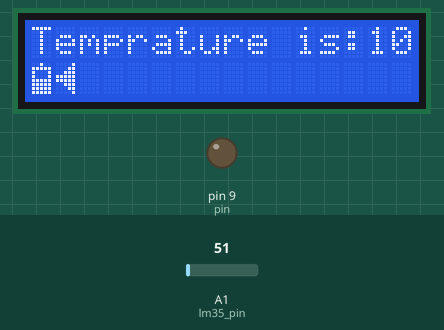
The sketch below on a simulated Arduino Uno, built with avr-gcc and run on an emulated ATmega328P. On the bench: 16×2 character LCD, output pins drawn as LEDs (lit = HIGH). The inputs (shaded band) are chosen by the test bench; at power-on: A1 (lm35_pin) = 51.

Above: at 1.2 s.
1.3 s: A1 (lm35_pin) set to 61
At 2.5 s:
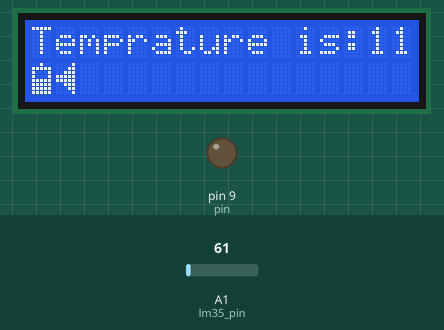
3.5 s: A1 (lm35_pin) set to 86
At 5.2 s:
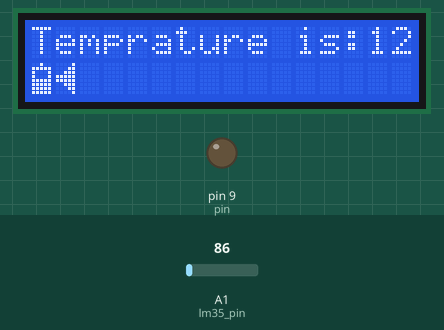
5.5 s: A1 (lm35_pin) set to 112
At 7.3 s:
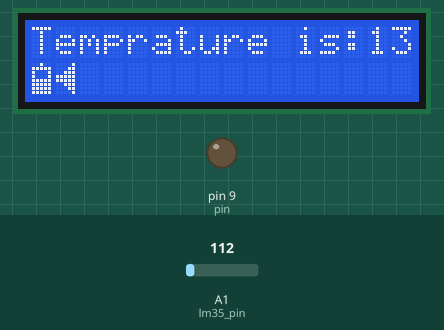
Timing chart, 0 to 8.8 s (numbered marks = the images above; inputs shaded):
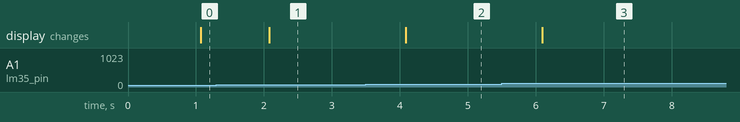

Measured:
- after the input at 1.3 s, the display: changes after 0.78 s (image 1)
- after the input at 3.5 s, the display: changes after 0.58 s (image 2)
- after the input at 5.5 s, the display: changes after 0.59 s (image 3)

The sketch:

mask.ino
```cpp
#include <LiquidCrystal.h>
/* Create object named lcd of the class LiquidCrystal */
//LiquidCrystal lcd(13, 12, 11, 10, 9, 8, 7, 6, 5, 4, 3);  /* For 8-bit mode */
LiquidCrystal lcd(13, 12, 11, 6, 5, 4, 3);  /* For 4-bit mode */

unsigned char Character1[8] = { 0x04, 0x1F, 0x11, 0x11, 0x1F, 0x1F, 0x1F, 0x1F }; /* Custom Character 1 */
unsigned char Character2[8] = { 0x01, 0x03, 0x07, 0x1F, 0x1F, 0x07, 0x03, 0x01 }; /* Custom Character 2 */
const int lm35_pin = A1;
char serialData;
int pin=9;
void setup() {
  pinMode(pin,OUTPUT);
  lcd.begin(16,2);  /* Initialize 16x2 LCD */
  lcd.clear();  /* Clear the LCD */
  lcd.createChar(0, Character1);  /* Generate custom character */
  lcd.createChar(1, Character2);

}

void loop() {

    int temp_adc_val;
    float temp_val;
    temp_adc_val = analogRead(lm35_pin);  /* Read Temperature */
    temp_val = (temp_adc_val * 4.88); /* Convert adc value to equivalent voltage */
    temp_val = (temp_val/10)+85;
    lcd.setCursor(0,0); /* Set cursor to column 0 row 0 */
    lcd.print("Temprature is:");
    lcd.print(temp_val); /* Print data on display */
    delay(1000);
    lcd.setCursor(0,1);
    lcd.write(byte(0)); /* Write a character to display */
    lcd.write(1);

    if(Serial.available()>0)
    {serialData=Serial.read();
    Serial.print(serialData);}

    if(serialData=='1'){
    digitalWrite(pin,HIGH);
    if(temp_val<138)
    {
      digitalWrite(pin,HIGH);

    }
    delay(1000);
    }
    else if(serialData=='0'){
      digitalWrite(pin,LOW);

   }


}
```
